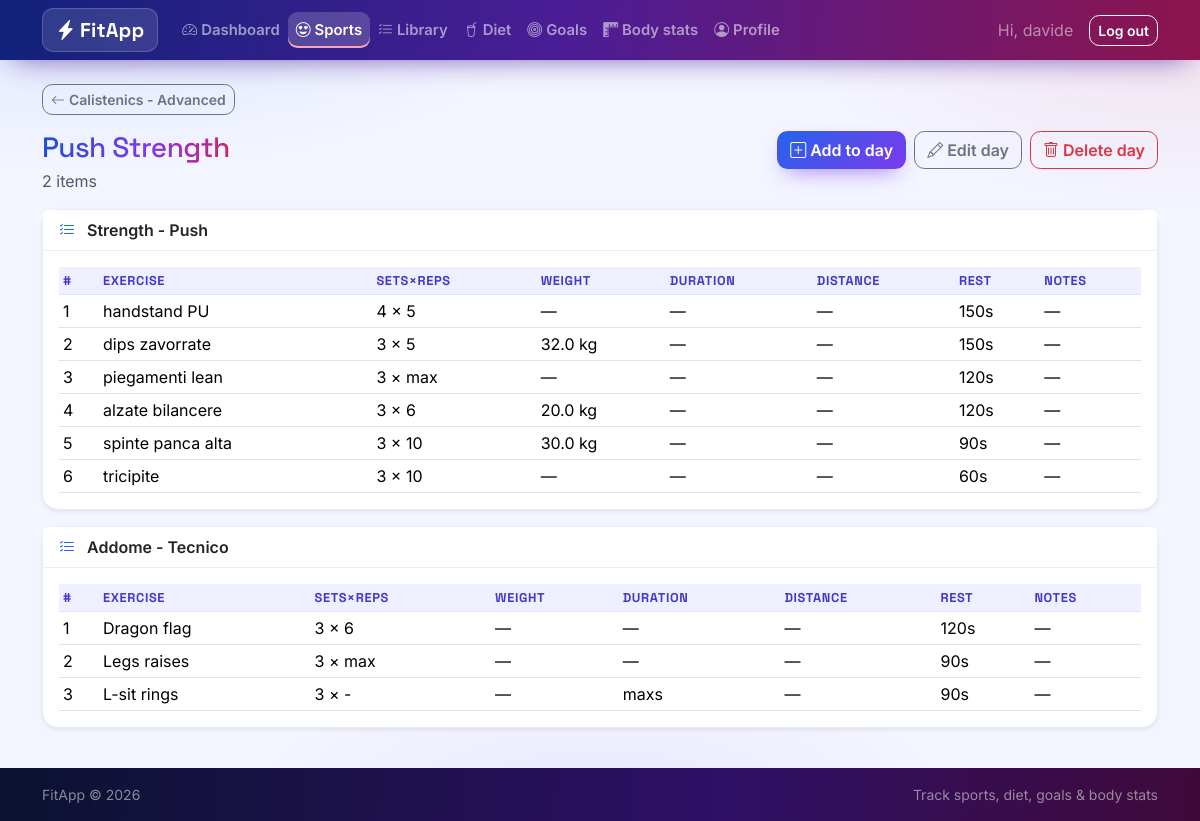
The app's page /sports/1/workouts/1/days/1 (signed in) with its own data.
### tables this page shows
CREATE TABLE users (
    id            INTEGER PRIMARY KEY AUTOINCREMENT,
    username      TEXT UNIQUE NOT NULL,
    email         TEXT UNIQUE NOT NULL,
    password_hash TEXT NOT NULL,
    height_cm     REAL,
    birth_date    TEXT,
    sex           TEXT,
    created_at    TEXT NOT NULL DEFAULT (datetime('now'))
, role TEXT NOT NULL DEFAULT 'user');

CREATE TABLE workouts (
    id         INTEGER PRIMARY KEY AUTOINCREMENT,
    sport_id   INTEGER NOT NULL REFERENCES sports (id) ON DELETE CASCADE,
    position   INTEGER NOT NULL DEFAULT 0,
    name       TEXT NOT NULL,
    notes      TEXT,
    created_at TEXT NOT NULL DEFAULT (datetime('now'))
);

CREATE TABLE "workout_modules" (
                    id       INTEGER PRIMARY KEY AUTOINCREMENT,
                    user_id  INTEGER NOT NULL REFERENCES users (id) ON DELETE CASCADE,
                    position INTEGER NOT NULL DEFAULT 0,
                    name     TEXT NOT NULL,
                    notes    TEXT
                );

CREATE TABLE day_entry_sets (
    id           INTEGER PRIMARY KEY AUTOINCREMENT,
    day_entry_id INTEGER NOT NULL REFERENCES day_entries (id) ON DELETE CASCADE,
    position     INTEGER NOT NULL DEFAULT 0,
    exercise_id  INTEGER NOT NULL REFERENCES library_exercises (id) ON DELETE CASCADE,
    circuit_id   INTEGER REFERENCES library_circuits (id) ON DELETE SET NULL,
    sets         INTEGER,
    reps         INTEGER,
    weight_kg    REAL,
    duration_sec INTEGER,
    duration_min REAL,
    distance_km  REAL,
    rest_sec     INTEGER,
    notes        TEXT
, distance_m REAL, pace_km_per_min REAL, rounds INTEGER);

CREATE TABLE "library_exercises" (
                id       INTEGER PRIMARY KEY AUTOINCREMENT,
                user_id  INTEGER NOT NULL REFERENCES users (id) ON DELETE CASCADE,
                position INTEGER NOT NULL DEFAULT 0,
                name     TEXT NOT NULL,
                muscles  TEXT,
                label    TEXT CHECK (label IN ('strength', 'skill', 'cardio')),
                notes    TEXT
            );

### fitapp/routes/sports.py (the view)
@bp.route("/<int:sport_id>/workouts/<int:workout_id>/days/<int:day_id>")
@login_required
def day_detail(sport_id, workout_id, day_id):
    sport = _get_sport(sport_id)
    workout = _get_workout(sport_id, workout_id)
    day = _get_day(sport_id, workout_id, day_id)
    db = get_db()
    entries = _day_entries(db, day_id)
    return render_template(
        "sports/day_detail.html",
        sport=sport,
        workout=workout,
        day=day,
        entries=entries,
    )

### fitapp/auth.py (called while the page is built)
def load_current_user():
    user_id = session.get("user_id")
    if user_id is None:
        g.user = None
    else:
        g.user = get_db().execute(
            "SELECT * FROM users WHERE id = ?", (user_id,)
        ).fetchone()
    return g.user

def login_required(view):
    @wraps(view)
    def wrapped(*args, **kwargs):
        if load_current_user() is None:
            flash("Please log in to access this page.", "warning")
            return redirect(url_for("auth.login", next=request.path))
        return view(*args, **kwargs)
    return wrapped

@bp.before_app_request
def _load_user():
    load_current_user()
    if g.user is not None and g.user["role"] == "admin":
        blueprint = (request.endpoint or "").split(".", 1)[0]
        if blueprint in ADMIN_BLOCKED_BLUEPRINTS:
            flash("Admin accounts manage users and settings only.", "warning")
            return redirect(url_for("admin.index"))

### fitapp/db.py (called while the page is built)
def get_db():
    if "db" not in g:
        g.db = sqlite3.connect(
            current_app.config["DATABASE"],
            detect_types=sqlite3.PARSE_DECLTYPES,
        )
        g.db.row_factory = sqlite3.Row
        g.db.execute("PRAGMA foreign_keys = ON")
    return g.db

### fitapp/routes/sports.py (called while the page is built)
def _get_sport(sport_id):
    sport = get_db().execute(
        "SELECT * FROM sports WHERE id = ? AND user_id = ?",
        (sport_id, g.user["id"]),
    ).fetchone()
    if sport is None:
        abort(404)
    return sport

def _get_workout(sport_id, workout_id):
    workout = get_db().execute(
        "SELECT * FROM workouts WHERE id = ? AND sport_id = ?",
        (workout_id, sport_id),
    ).fetchone()
    if workout is None:
        abort(404)
    return workout

def _get_day(sport_id, workout_id, day_id):
    _get_workout(sport_id, workout_id)
    day = get_db().execute(
        "SELECT * FROM workout_days WHERE id = ? AND workout_id = ?",
        (day_id, workout_id),
    ).fetchone()
    if day is None:
        abort(404)
    return day

def _entry_sets(db, entry_id):
    return db.execute(
        """SELECT s.*, e.name AS exercise_name, e.label AS exercise_label
           FROM day_entry_sets s
           JOIN library_exercises e ON e.id = s.exercise_id
           WHERE s.day_entry_id = ?
           ORDER BY s.position, s.id""",
        (entry_id,),
    ).fetchall()

### fitapp/templates/sports/day_detail.html (shortened to what this page needs)
{% extends "base.html" %}
{% block back %}
<a class="btn btn-outline-secondary btn-sm mb-3" href="{{ url_for('sports.workout_detail', sport_id=sport['id'], workout_id=workout['id']) }}">
  <i class="bi bi-arrow-left me-1"></i>{{ workout['name'] }}
</a>
{% endblock %}
{% block content %}
<div class="d-flex flex-wrap justify-content-between align-items-start mb-3 gap-2">
  <div>
    <div class="d-flex align-items-center gap-2 flex-wrap">
      <h1 class="h3 mb-0">{{ day['name'] }}</h1>
    </div>
    <p class="text-muted mb-0 mt-1">{{ entries|length }} item{{ 's' if entries|length != 1 }}</p>
  </div>
  <div class="d-flex flex-wrap gap-2">
    <a class="btn btn-success" href="{{ url_for('sports.day_build', sport_id=sport['id'], workout_id=workout['id'], day_id=day['id']) }}">
      <i class="bi bi-plus-square me-1"></i>Add to day
    </a>
    <a class="btn btn-outline-secondary" href="{{ url_for('sports.day_edit', sport_id=sport['id'], workout_id=workout['id'], day_id=day['id']) }}">
      <i class="bi bi-pencil me-1"></i>Edit day
    </a>
    <form class="d-inline" action="{{ url_for('sports.day_delete', sport_id=sport['id'], workout_id=workout['id'], day_id=day['id']) }}"
          method="post" onsubmit="return confirm('Delete this workout-day and its items?');">
      <button class="btn btn-outline-danger" type="submit"><i class="bi bi-trash me-1"></i>Delete day</button>
    </form>
  </div>
</div>
{% for en in entries %}
{% set entry = en['entry'] %}
{% set sets = en['sets'] %}
<div class="card shadow-sm mb-3">
  <div class="card-header d-flex flex-wrap justify-content-between align-items-center gap-2">
    <div class="d-flex align-items-center gap-2">
      <span class="fw-semibold">
        <i class="bi bi-list-check me-2 text-blue"></i>
        {% if entry['module_id'] %}
          {{ entry['module_name'] }}
        {% elif entry['circuit_id'] %}
          {{ entry['circuit_name'] }} (mini-circuit)
        {% else %}
          {{ entry['exercise_name'] }}
        {% endif %}
      </span>
    </div>
  </div>
  <div class="card-body">
    {% if not sets %}
    <p class="text-muted mb-0">No prescription yet. Edit in builder.</p>
    {% else %}
    <div class="table-responsive">
    <table class="table table-sm align-middle mb-0">
      <thead class="table-light">
        <tr>
          <th>#</th>
          <th>Exercise</th>
          <th>Sets&times;Reps</th>
          <th>Weight</th>
          <th>Duration</th>
          <th>Distance</th>
          <th>Rest</th>
          <th>Notes</th>
        </tr>
      </thead>
      <tbody>
        {% for s in sets %}
        <tr>
          <td style="width:2.5rem">{{ loop.index }}</td>
          <td>{{ s['exercise_name'] }}</td>
          <td>{% if s['sets'] or s['reps'] %}{{ s['sets'] or '-' }} &times; {% if s['reps'] == 'max' %}max{% else %}{{ s['reps'] if s['reps'] is not none else '-' }}{% endif %}{% else %}—{% endif %}</td>
          <td>{% if s['weight_kg'] is not none %}{% if s['weight_kg'] == 'max' %}max{% else %}{{ s['weight_kg'] }} kg{% endif %}{% else %}—{% endif %}</td>
          <td>{% if s['duration_sec'] or s['duration_min'] %}{% if s['duration_sec'] %}{{ s['duration_sec'] }}s{% endif %}{% else %}—{% endif %}</td>
          <td>{% if s['exercise_label'] == 'cardio' %}{{ s['distance_m'] ~ ' m' if s['distance_m'] is not none else '—' }}{% else %}{{ s['distance_km'] ~ ' km' if s['distance_km'] is not none else '—' }}{% endif %}</td>
          <td>{{ s['rest_sec'] ~ 's' if s['rest_sec'] is not none else '—' }}</td>
          <td>{{ s['notes'] if s['notes'] else '—' }}</td>
        </tr>
        {% endfor %}
      </tbody>
    </table>
    </div>
    {% endif %}
  </div>
</div>
{% endfor %}
{% endblock %}

### fitapp/templates/base.html (shortened to what this page needs)
<!doctype html>
<html lang="en" data-bs-theme="light">
<head>
  <link href="https://cdn.jsdelivr.net/npm/bootstrap@5.3.3/dist/css/bootstrap.min.css" rel="stylesheet">
  <link href="https://cdn.jsdelivr.net/npm/bootstrap-icons@1.11.3/font/bootstrap-icons.min.css" rel="stylesheet">
  <link href="{{ url_for('static', filename='css/style.css') }}" rel="stylesheet">
</head>
<body class="d-flex flex-column min-vh-100">
<nav class="navbar navbar-expand-lg navbar-dark navbar-fitapp sticky-top">
  <div class="container">
    <a class="navbar-brand fw-bold" href="{{ url_for('dashboard.index') }}">
      <i class="bi bi-lightning-charge-fill me-1"></i>FitApp
    </a>
    <div class="collapse navbar-collapse" id="mainNav">
      {% if g.user %}
      <ul class="navbar-nav me-auto">
        {% if g.user['role'] == 'admin' %}
        <li class="nav-item"><a class="nav-link {% if request.endpoint and request.endpoint.startswith('profile.') %}active{% endif %}"
           href="{{ url_for('profile.index') }}"><i class="bi bi-person-circle me-1"></i>Profile</a></li>
        <li class="nav-item"><a class="nav-link {% if request.endpoint and request.endpoint.startswith('admin.') %}active{% endif %}"
           href="{{ url_for('admin.index') }}"><i class="bi bi-shield-lock me-1"></i>Admin</a></li>
        {% else %}
        <li class="nav-item"><a class="nav-link {% if request.endpoint == 'dashboard.index' %}active{% endif %}"
           href="{{ url_for('dashboard.index') }}"><i class="bi bi-speedometer2 me-1"></i>Dashboard</a></li>
        <li class="nav-item"><a class="nav-link {% if request.endpoint and request.endpoint.startswith('sports.') %}active{% endif %}"
           href="{{ url_for('sports.index') }}"><i class="bi bi-emoji-heart-eyes me-1"></i>Sports</a></li>
        <li class="nav-item"><a class="nav-link {% if request.endpoint and request.endpoint.startswith('library.') %}active{% endif %}"
           href="{{ url_for('library.index') }}"><i class="bi bi-list-check me-1"></i>Library</a></li>
        <li class="nav-item"><a class="nav-link {% if request.endpoint and request.endpoint.startswith('diets.') %}active{% endif %}"
           href="{{ url_for('diets.index') }}"><i class="bi bi-cup-straw me-1"></i>Diet</a></li>
        <li class="nav-item"><a class="nav-link {% if request.endpoint and request.endpoint.startswith('goals.') %}active{% endif %}"
           href="{{ url_for('goals.index') }}"><i class="bi bi-bullseye me-1"></i>Goals</a></li>
        <li class="nav-item"><a class="nav-link {% if request.endpoint and request.endpoint.startswith('stats.') %}active{% endif %}"
           href="{{ url_for('stats.index') }}"><i class="bi bi-rulers me-1"></i>Body stats</a></li>
        <li class="nav-item"><a class="nav-link {% if request.endpoint and request.endpoint.startswith('profile.') %}active{% endif %}"
           href="{{ url_for('profile.index') }}"><i class="bi bi-person-circle me-1"></i>Profile</a></li>
        {% endif %}
      </ul>
      <div class="d-flex align-items-center">
        <span class="navbar-text me-3 text-white-50">Hi, {{ g.user['username'] }}</span>
        <form action="{{ url_for('auth.logout') }}" method="post" class="m-0">
          <button class="btn btn-outline-light btn-sm" type="submit">Log out</button>
        </form>
      </div>
      {% endif %}
    </div>
  </div>
</nav>
<main class="container py-4 flex-grow-1">
  {% block back %}{% endblock %}
  {% block content %}{% endblock %}
</main>
<footer class="bg-dark text-white-50 py-3 mt-auto">
  <div class="container small d-flex justify-content-between">
    <span>FitApp &copy; {{ now_year if now_year else '2026' }}</span>
    <span>Track sports, diet, goals &amp; body stats</span>
  </div>
</footer>
</body>
</html>

### fitapp/static/css/style.css (style rules this page uses)
:root { --fa-blue: #2563eb; --fa-blue-deep: #1d4ed8; --fa-violet: #7c3aed; --fa-violet-deep: #5b21b6; --fa-red: #ef4444; --fa-rose: #e11d48; --fa-ink: #0b1230; --grad-main: linear-gradient(135deg, #2563eb 0%, #7c3aed 55%, #e11d48 120%); --grad-btn: linear-gradient(135deg, #2563eb 0%, #7c3aed 100%); --grad-btn-hover: linear-gradient(135deg, #1d4ed8 0%, #6d28d9 100%); --grad-fire: linear-gradient(135deg, #7c3aed 0%, #e11d48 100%); --font-display: "Space Grotesk", "Inter", system-ui, sans-serif; --font-body: "Inter", system-ui, -apple-system, "Segoe UI", sans-serif; }
* { -webkit-tap-highlight-color: transparent; }
body { font-family: var(--font-body); background-color: #f3f5ff; background-image: radial-gradient(900px 420px at 8% -10%, rgba(37, 99, 235, .14), transparent 60%), radial-gradient(760px 380px at 100% 0%, rgba(225, 29, 72, .10), transparent 55%), radial-gradient(700px 500px at 50% 115%, rgba(124, 58, 237, .12), transparent 60%); background-attachment: fixed; }
main h1, .h3, .h4 { font-family: var(--font-display); letter-spacing: -.02em; }
main > h1, h1.h3 { background: linear-gradient(95deg, #1d4ed8 0%, #7c3aed 55%, #e11d48 110%); -webkit-background-clip: text; background-clip: text; color: transparent; display: inline-block; }
.navbar-fitapp { background-image: linear-gradient(95deg, #10227a 0%, #4c1d95 48%, #9f1239 115%); box-shadow: 0 10px 30px -14px rgba(76, 29, 149, .85); }
.navbar-fitapp .navbar-brand { font-family: var(--font-display); font-weight: 700; letter-spacing: .01em; background: rgba(255, 255, 255, .12); border: 1px solid rgba(255, 255, 255, .18); padding: .38rem .8rem; border-radius: .7rem; backdrop-filter: blur(6px); }
.navbar-fitapp .nav-link { font-weight: 600; font-size: .93rem; border-radius: .6rem; padding: .45rem .8rem; transition: background-color .2s ease, transform .2s ease; }
.navbar-fitapp .nav-link.active { background-color: rgba(255, 255, 255, .18); box-shadow: inset 0 -2px 0 #fda4af; }
.btn { font-weight: 600; border-radius: .65rem; transition: transform .15s ease, box-shadow .2s ease, filter .2s ease; }
.btn-success, .btn-success:hover, .btn-success:focus, .btn-success:active { color: #fff; border-color: transparent; background-color: transparent; background-image: var(--grad-btn); box-shadow: 0 10px 22px -10px rgba(124, 58, 237, .75); }
.card { border-radius: 1rem; border: 1px solid rgba(99, 102, 241, .14); box-shadow: 0 18px 40px -30px rgba(15, 23, 60, .55); transition: transform .2s ease, box-shadow .25s ease; }
.card-header { background: #fff; border-bottom: 1px solid rgba(99, 102, 241, .12); font-weight: 700; }
.table > :not(caption) > * > *.table-light, .table-light { --bs-table-bg: #eef0ff; --bs-table-color: #4338ca; --bs-table-border-color: #dfe3ff; }
.table thead th { font-family: var(--font-display); font-size: .8rem; text-transform: uppercase; letter-spacing: .05em; }
.table > tbody > tr > td { vertical-align: middle; }
footer { background: linear-gradient(95deg, #0b1230 0%, #2e1065 60%, #4c0519 130%) !important; color: rgba(255, 255, 255, .55) !important; }
.text-blue { color: #2563eb !important; }

### records on screen
users: user.username "davide"
workouts: name "Calistenics - Advanced"
workout_modules: module_name "Strength - Push"
day_entry_sets: exercise_name "handstand PU", sets "4", reps "5", s "—", rest_sec "150s", notes "—"
day_entry_sets: exercise_name "dips zavorrate", sets "3", reps "5", weight_kg "32.0", s "—", rest_sec "150s", notes "—"
day_entry_sets: exercise_name "piegamenti lean", sets "3", reps "max", s "—", rest_sec "120s", notes "—"
day_entry_sets: exercise_name "alzate bilancere", sets "3", reps "6", weight_kg "20.0", s "—", rest_sec "120s", notes "—"
day_entry_sets: exercise_name "spinte panca alta", sets "3", reps "10", weight_kg "30.0", s "—", rest_sec "90s", notes "—"
day_entry_sets: exercise_name "tricipite", sets "3", reps "10", s "—", rest_sec "60s", notes "—"
workout_modules: module_name "Addome - Tecnico"
day_entry_sets: exercise_name "Dragon flag", sets "3", reps "6", s "—", rest_sec "120s", notes "—"
day_entry_sets: exercise_name "Legs raises", sets "3", reps "max", s "—", rest_sec "90s", notes "—"
day_entry_sets: exercise_name "L-sit rings", sets "3", s "-", duration_sec "max", s "—", rest_sec "90s", notes "—"

### other values on screen
{{ entries|length }} "2"
{{ 's' if entries|length != 1 }} "s"
